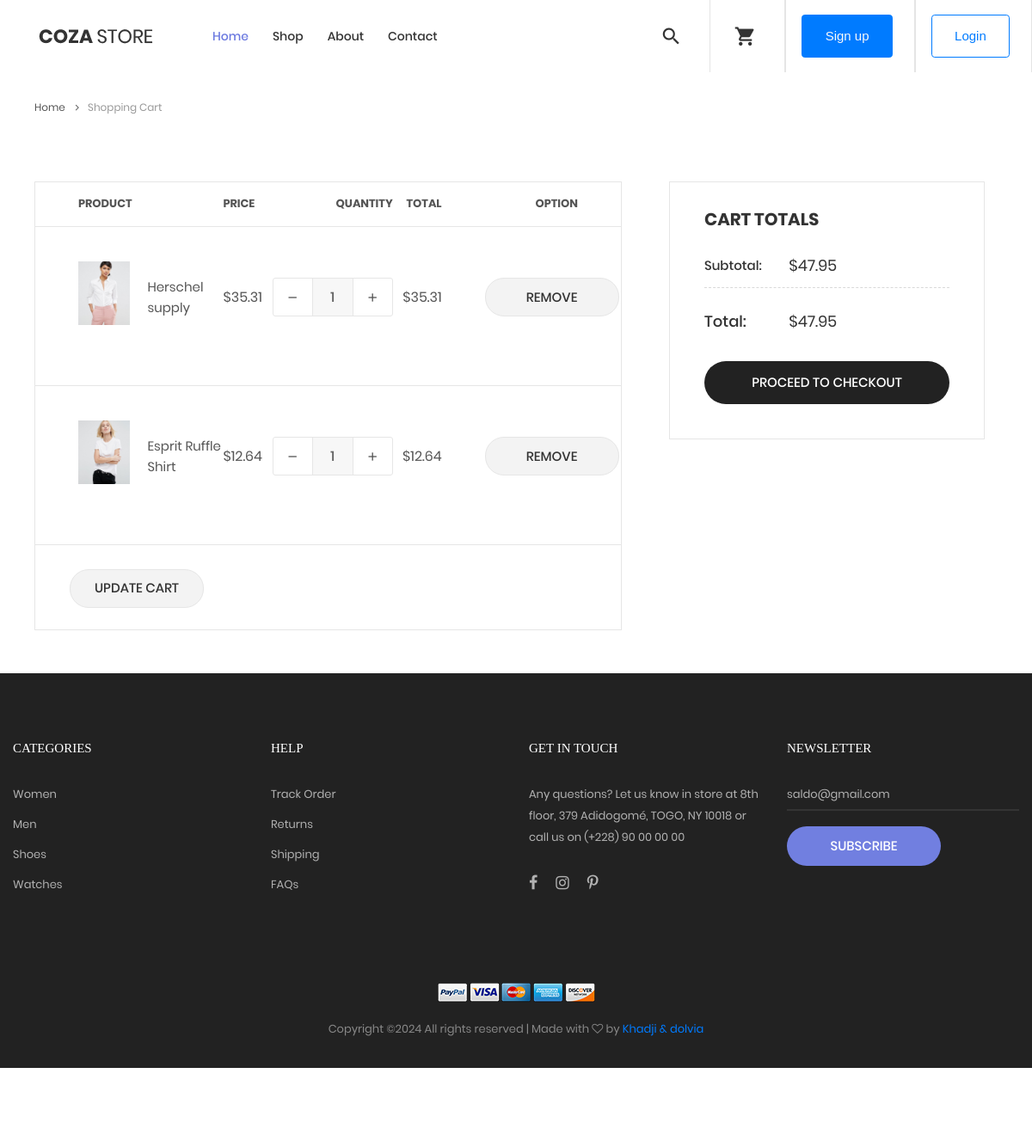
The app's page /cart/ (signed in) with its own data.
### ecommerce/models.py (models this page shows, shortened)
class CartItem(models.Model):
    cart = models.ForeignKey(Cart, on_delete=models.CASCADE, related_name='items')
    product = models.ForeignKey(Product, on_delete=models.CASCADE)
    size = models.ForeignKey(Size, on_delete=models.SET_NULL, null=True, blank=True)
    color = models.ForeignKey(Color, on_delete=models.SET_NULL, null=True, blank=True)
    quantity = models.PositiveIntegerField(default=1)
    added_at = models.DateTimeField(auto_now_add=True)
    def get_cost(self):
        return self.quantity * self.product.price

class Product(models.Model):
    name = models.CharField(max_length=255)
    description = models.TextField()
    price = models.DecimalField(max_digits=10, decimal_places=2)
    category=models.CharField(choices=CATEGORY_CHOICES, max_length=2)
    product_image=models.ImageField(upload_to='product')
    sizes = models.ManyToManyField(Size, blank=True, related_name='products')
    colors = models.ManyToManyField(Color, blank=True, related_name='products')

class Cart(models.Model):
    user = models.OneToOneField(User, on_delete=models.CASCADE, related_name='cart')
    created_at = models.DateTimeField(auto_now_add=True)
    updated_at = models.DateTimeField(auto_now=True)
    def get_total_price(self):
        return sum(item.get_cost() for item in self.items.all())

### ecommerce/views.py (the view)
# urls.py: path('cart/', views.cart_detail, name='cart_detail'),
@login_required
def cart_detail(request):
    cart = get_object_or_404(Cart, user=request.user)
    return render(request, 'ecommerce/cart_detail.html', {'cart': cart})

### ecommerce/templates/ecommerce/cart_detail.html (shortened to what this page needs)
{% extends 'ecommerce/index.html' %}
{% load static %}
{% block content %}
{% block banner-slider %}
    <div class="container">
        <div class="bread-crumb flex-w p-l-25 p-r-15 p-t-30 p-lr-0-lg">
            <a href="{% url 'home' %}" class="stext-109 cl8 hov-cl1 trans-04">
                Home
                <i class="fa fa-angle-right m-l-9 m-r-10" aria-hidden="true"></i>
            </a>
            <span class="stext-109 cl4">
                Shopping Cart
            </span>
        </div>
    </div>
{% endblock banner-slider %}
{% block main-content %}
    <form class="bg0 p-t-75 p-b-85" method="post" action="{% url 'update_cart' %}">
        <div class="container">
            <div class="row">
                <div class="col-lg-10 col-xl-7 m-lr-auto m-b-50">
                    <div class="m-l-25 m-r--38 m-lr-0-xl">
                        <div class="wrap-table-shopping-cart">
                            <table class="table-shopping-cart">
                                <tr class="table_head">
                                    <th class="column-1">Product</th>
                                    <th class="column-2"></th>
                                    <th class="column-3">Price</th>
                                    <th class="column-4">Quantity</th>
                                    <th class="column-5">Total</th>
                                    <th class="column-5">Option</th>
                                </tr>
                                {% for item in cart.items.all %}
                                <tr class="table_row">
                                    <td class="column-1">
                                        <div class="how-itemcart1">
                                            <img src="{{ item.product.product_image.url }}" alt="IMG">
                                        </div>
                                    </td>
                                    <td class="column-2">{{ item.product.name }}</td>
                                    <td class="column-3">${{ item.product.price }}</td>
                                    <td class="column-4">
                                        <div class="wrap-num-product flex-w m-l-auto m-r-0">
                                            <div class="btn-num-product-down cl8 hov-btn3 trans-04 flex-c-m">
                                                <i class="fs-16 zmdi zmdi-minus"></i>
                                            </div>
                                            <input class="mtext-104 cl3 txt-center num-product" type="number" name="quantity-{{ item.id }}" value="{{ item.quantity }}">
                                            <div class="btn-num-product-up cl8 hov-btn3 trans-04 flex-c-m">
                                                <i class="fs-16 zmdi zmdi-plus"></i>
                                            </div>
                                        </div>
                                    </td>
                                    <td class="column-5">${{ item.get_cost }}</td>
                                    <td class="column-6">
                                        <form method="post" action="{% url 'remove_from_cart' item.id %}">
                                            <button type="submit" class="flex-c-m stext-101 cl2 size-119 bg8 bor13 hov-btn3 p-lr-15 trans-04 pointer m-tb-10">
                                                Remove
                                            </button>
                                        </form>
                                    </td>
                                </tr>
                                {% endfor %}
                            </table>
                        </div>
                        <div class="flex-w flex-sb-m bor15 p-t-18 p-b-15 p-lr-40 p-lr-15-sm">
                            <button type="submit" class="flex-c-m stext-101 cl2 size-119 bg8 bor13 hov-btn3 p-lr-15 trans-04 pointer m-tb-10">
                                Update Cart
                            </button>
                        </div>
                    </div>
                </div>
                <div class="col-sm-10 col-lg-7 col-xl-5 m-lr-auto m-b-50">
                    <div class="bor10 p-lr-40 p-t-30 p-b-40 m-l-63 m-r-40 m-lr-0-xl p-lr-15-sm">
                        <h4 class="mtext-109 cl2 p-b-30">
                            Cart Totals
                        </h4>
                        <div class="flex-w flex-t bor12 p-b-13">
                            <div class="size-208">
                                <span class="stext-110 cl2">
                                    Subtotal:
                                </span>
                            </div>
                            <div class="size-209">
                                <span class="mtext-110 cl2">
                                    ${{ cart.get_total_price }}
                                </span>
                            </div>
                        </div>
                        <div class="flex-w flex-t p-t-27 p-b-33">
                            <div class="size-208">
                                <span class="mtext-101 cl2">
                                    Total:
                                </span>
                            </div>
                            <div class="size-209 p-t-1">
                                <span class="mtext-110 cl2">
                                    ${{ cart.get_total_price }}
                                </span>
                            </div>
                        </div>
                        <a href="">
                            <button class="flex-c-m stext-101 cl0 size-116 bg3 bor14 hov-btn3 p-lr-15 trans-04 pointer">
                                Proceed to Checkout
                            </button>
                        </a>
                    </div>
                </div>
            </div>
        </div>
    </form>
{% endblock main-content %}
{% endblock content %}

### ecommerce/static/app/css/style3.css (style rules this page uses)
html, body { height: 100%; font-family: "Nunito Sans", sans-serif; -webkit-font-smoothing: antialiased; }
h1, h2, h3, h4, h5, h6 { margin: 0; color: #111111; font-weight: 400; font-family: "Nunito Sans", sans-serif; }
h4 { font-size: 24px; }
img { max-width: 100%; }
@media only screen and (min-width: 1200px) { .container { max-width: 1170px; } }

### ecommerce/static/app/css/main.css (style rules this page uses)
.container { max-width: 1380px; }
@media (max-width: 1600px) { .container { max-width: 1200px; } }
.wrap-num-product { width: 140px; height: 45px; border: 1px solid #e6e6e6; border-radius: 3px; overflow: hidden; }
.btn-num-product-up, .btn-num-product-down { width: 45px; height: 100%; cursor: pointer; }
.num-product { width: calc(100% - 90px); height: 100%; border-left: 1px solid #e6e6e6; border-right: 1px solid #e6e6e6; background-color: #f7f7f7; }
input.num-product { -moz-appearance: textfield; appearance: none; -webkit-appearance: none; }
.wrap-table-shopping-cart { overflow: auto; border-left: 1px solid #e6e6e6; border-right: 1px solid #e6e6e6; }
.table-shopping-cart { border-collapse: collapse; width: 100%; min-width: 680px; }
.table-shopping-cart tr { border-top: 1px solid #e6e6e6; border-bottom: 1px solid #e6e6e6; }
.table-shopping-cart .column-1 { width: 133px; padding-left: 50px; }
.table-shopping-cart .column-2 { width: 220px; font-size: 15px; }
.table-shopping-cart .column-3 { width: 120px; font-size: 16px; }
.table-shopping-cart .column-4 { width: 145px; text-align: right; }
.table-shopping-cart .column-5 { width: 172px; padding-right: 50px; text-align: right; font-size: 16px; }
.table-shopping-cart .table_row { height: 185px; }
.table-shopping-cart .table_row td { padding-bottom: 20px; }
.table-shopping-cart .table_row td.column-1 { padding-bottom: 30px; }
.table-shopping-cart .table_head th { font-family: Poppins-Bold; font-size: 13px; color: #555; text-transform: uppercase; line-height: 1.6; padding-top: 15px; padding-bottom: 15px; }
.table-shopping-cart td { font-family: Poppins-Regular; color: #555; line-height: 1.6; }
.cl0 { color: #fff; }
.cl2 { color: #333; }
.cl3 { color: #666; }
.cl4 { color: #999; }
.cl8 { color: #555; }
.stext-101 { font-family: Poppins-Medium; font-size: 15px; line-height: 1.466667; text-transform: uppercase; }
.stext-109 { font-family: Poppins-Regular; font-size: 12px; line-height: 1.833333; }
.stext-110 { font-family: Poppins-Medium; font-size: 15px; line-height: 1.466667; }
.mtext-101 { font-family: Poppins-Medium; font-size: 18px; line-height: 1.333333; }
.mtext-104 { font-family: Poppins-Medium; font-size: 16px; line-height: 1.6; }
.mtext-109 { font-family: Poppins-Bold; font-size: 20px; line-height: 1.3; text-transform: uppercase; }
.mtext-110 { font-family: Poppins-Regular; font-size: 18px; line-height: 1.222222; }
.size-116 { width: 100%; height: 50px; }
.size-119 { min-width: 156px; height: 45px; }
.size-208 { width: 34.5%; }
.size-209 { width: 65.5%; }
.bg0 { background-color: #fff; }
.bg3 { background-color: #222; }
.bg8 { background-color: #f3f3f3; }
.bor10 { border: 1px solid #e6e6e6; }
.bor12 { border-bottom: 1px dashed #d9d9d9; }
.bor13 { border: 1px solid #e6e6e6; border-radius: 22px; }
.bor14 { border-radius: 25px; }
.bor15 { border-left: 1px solid #e6e6e6; border-right: 1px solid #e6e6e6; border-bottom: 1px solid #e6e6e6; }
.how-itemcart1 { width: 60px; position: relative; margin-right: 20px; cursor: pointer; }
.how-itemcart1 img { width: 100%; }
.how-itemcart1::after { content: '\e870'; font-family: Linearicons-Free; font-size: 16px; display: -webkit-box; display: -webkit-flex; display: -moz-box; display: -ms-flexbox; display: flex; justify-content: center; align-items: center; position: absolute; width: 100%; height: 100%; top: 0; left: 0; background-color: rgba(0,0,0,0.5); color: #fff; transition: all 0.3s; -webkit-transition: all 0.3s; -o-transition: all 0.3s; -moz-transition: all 0.3s; opacity: 0; }

### records on screen
CartItem: product.product_image (picture), product.name "Herschel supply", product.price "35.31", quantity "1", get_cost "35.31"
CartItem: product.product_image (picture), product.name "Esprit Ruffle Shirt", product.price "12.64", quantity "1", get_cost "12.64"
Cart: get_total_price "47.95"
